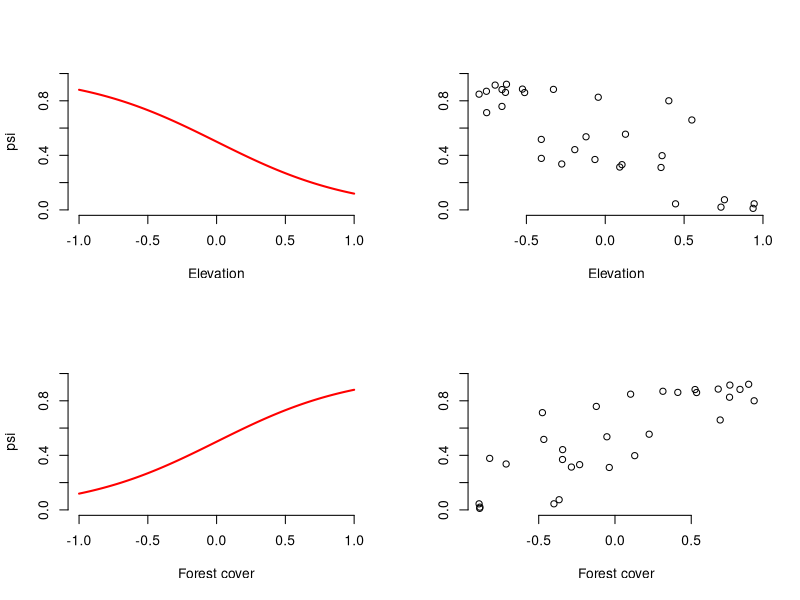
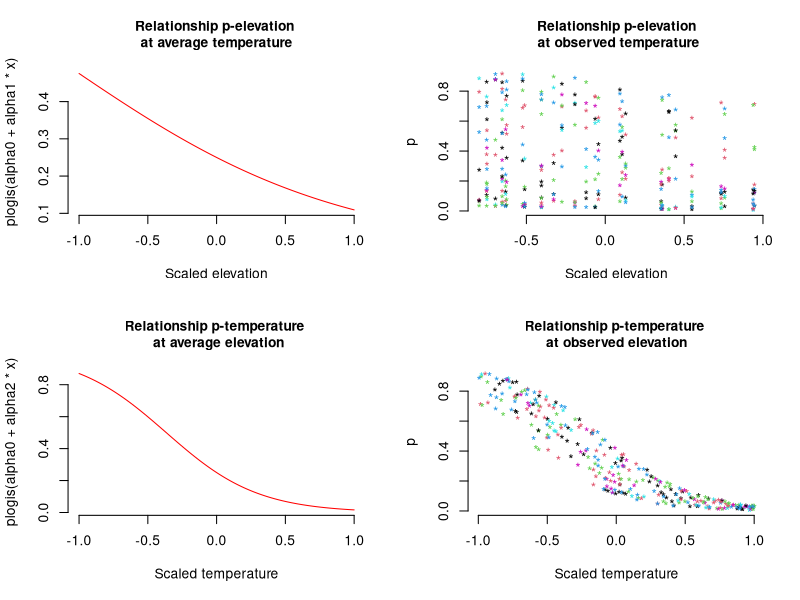

Write the R code that produced these figures, in order.
## ---- chunk 1
###############################
## The function starts here ###
###############################

# Function definition with set of default values
data.fn <- function(M = 60, J = 30, mean.occupancy = 0.6, 
                    beta1 = -2, beta2 = 2, beta3 = 1, mean.detection = 0.3, 
                    alpha1 = -1, alpha2 = -3, alpha3 = 0, show.plot = TRUE){
# Function to simulate occupancy measurements replicated at M sites during J occasions.
# Population closure is assumed for each site.
# Expected occurrence may be affected by elevation (elev), 
# forest cover (forest) and their interaction.
# Expected detection probability may be affected by elevation, 
# temperature (temp) and their interaction.
# Function arguments:
#     M: Number of spatial replicates (sites)
#     J: Number of temporal replicates (occasions)
#     mean.occupancy: Mean occurrence at value 0 of occurrence covariates
#     beta1: Main effect of elevation on occurrence
#     beta2: Main effect of forest cover on occurrence
#     beta3: Interaction effect on occurrence of elevation and forest cover
#     mean.detection: Mean detection prob. at value 0 of detection covariates
#     alpha1: Main effect of elevation on detection probability
#     alpha2: Main effect of temperature on detection probability
#     alpha3: Interaction effect on detection of elevation and temperature
#     show.plot: if TRUE, plots of the data will be displayed; 
#               set to FALSE if you are running simulations.

# Create covariates
elev <- runif(n = M, -1, 1)                         # Scaled elevation
forest <- runif(n = M, -1, 1)                       # Scaled forest cover
temp <- array(runif(n = M*J, -1, 1), dim = c(M, J)) # Scaled temperature

# Model for occurrence
beta0 <- qlogis(mean.occupancy)               # Mean occurrence on link scale
psi <- plogis(beta0 + beta1*elev + beta2*forest + beta3*elev*forest)
z <- rbinom(n = M, size = 1, prob = psi)      # Realised occurrence

# Plots
if(show.plot){
  par(mfrow = c(2, 2), cex.main = 1)
  devAskNewPage(ask = TRUE)
  curve(plogis(beta0 + beta1*x), -1, 1, col = "red", frame.plot = FALSE, 
      ylim = c(0, 1), xlab = "Elevation", ylab = "psi", lwd = 2)
  plot(elev, psi, frame.plot = FALSE, ylim = c(0, 1), xlab = "Elevation", 
     ylab = "")
  curve(plogis(beta0 + beta2*x), -1, 1, col = "red", frame.plot = FALSE, 
      ylim = c(0, 1), xlab = "Forest cover", ylab = "psi", lwd = 2)
  plot(forest, psi, frame.plot = FALSE, ylim = c(0, 1), xlab = "Forest cover", 
     ylab = "")
}

# Model for observations
y <- p <- matrix(NA, nrow = M, ncol = J)# Prepare matrix for y and p
alpha0 <- qlogis(mean.detection)        # mean detection on link scale
for (j in 1:J){                         # Generate counts by survey
   p[,j] <- plogis(alpha0 + alpha1*elev + alpha2*temp[,j] + alpha3*elev*temp[,j])
   y[,j] <- rbinom(n = M, size = 1, prob = z * p[,j])
}

# True and observed measures of 'distribution'
sumZ <- sum(z)                     # Total occurrence (all sites)
sumZ.obs <- sum(apply(y,1,max))    # Observed number of occ sites
psi.fs.true <- sum(z) / M          # True proportion of occ. sites in sample
psi.fs.obs <- mean(apply(y,1,max)) # Observed proportion of occ. sites in sample

# More plots
if(show.plot){
  par(mfrow = c(2, 2))
  curve(plogis(alpha0 + alpha1*x), -1, 1, col = "red", 
      main = "Relationship p-elevation \nat average temperature", 
      xlab = "Scaled elevation", frame.plot = F)
  matplot(elev, p, xlab = "Scaled elevation", 
        main = "Relationship p-elevation\n at observed temperature", 
        pch = "*", frame.plot = F)
  curve(plogis(alpha0 + alpha2*x), -1, 1, col = "red", 
      main = "Relationship p-temperature \n at average elevation", 
      xlab = "Scaled temperature", frame.plot = F)
  matplot(temp, p, xlab = "Scaled temperature", 
        main = "Relationship p-temperature \nat observed elevation", 
        pch = "*", frame.plot = F)
}

# Output
return(list(M = M, J = J, mean.occupancy = mean.occupancy, 
            beta0 = beta0, beta1 = beta1, beta2 = beta2, beta3 = beta3, 
            mean.detection = mean.detection, 
            alpha0 = alpha0, alpha1 = alpha1, alpha2 = alpha2, alpha3 = alpha3, 
            elev = elev, forest = forest, temp = temp, 
            psi = psi, z = z, p = p, y = y, sumZ = sumZ, sumZ.obs = sumZ.obs, 
            psi.fs.true = psi.fs.true, psi.fs.obs = psi.fs.obs))
}

###############################
## The function ends  here  ###
###############################

## ---- chunk 2

objeto1 <- data.fn(M = 30, J = 10, mean.occupancy = 0.5, 
                   beta1 = -2, beta2 = 2, beta3 = 1, 
                   mean.detection = 0.25, alpha1 = -1,
                   alpha2 = -3, alpha3 = 0, show.plot = TRUE) # Explicit defaults

